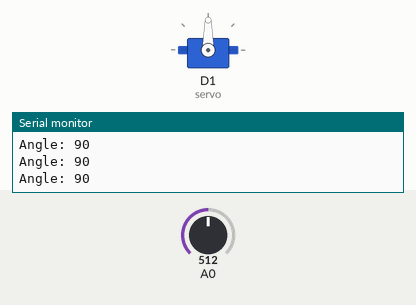
The sketch below on a simulated ESP8266 (NodeMCU). On the bench: servo, the last lines printed to the serial monitor. Inputs (shaded band) come from the test bench; at power-on: A0 = 512.

Above: at 1.2 s.
1.3 s: A0 set to 716
At 1.8 s:
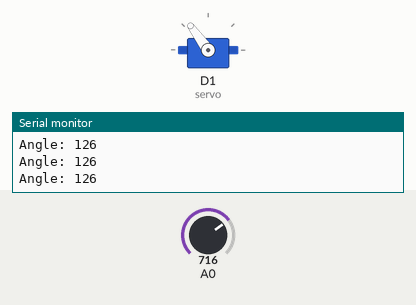
2.8 s: A0 set to 900
At 3.2 s:
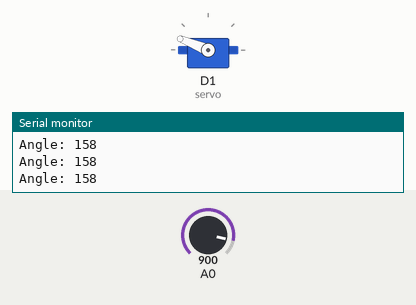
4.3 s: A0 set to 1023
At 5.5 s:
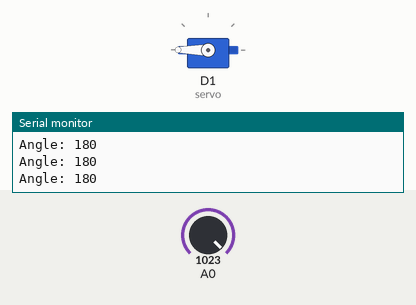
5.8 s: A0 set to 306
At 7.0 s:
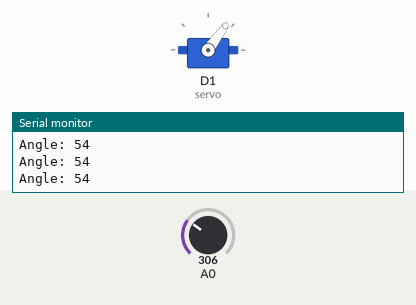
7.3 s: A0 set to 122
At 8.4 s:
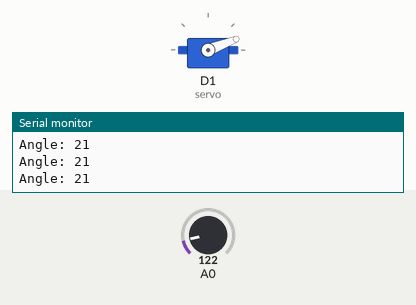
8.8 s: A0 set to 511
At 9.8 s:
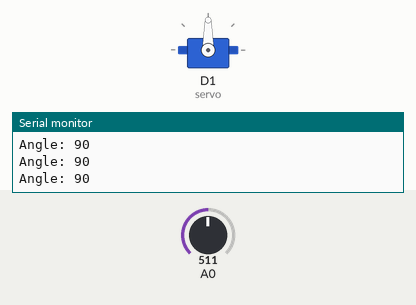
Timing chart, 0 to 11.3 s (numbered marks = the images above; inputs shaded):
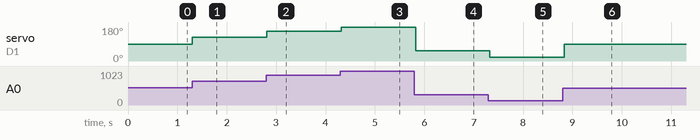

Measured:
- after the input at 1.3 s, servo on D1 (servo): 90° → 126° at once
- after the input at 2.8 s, servo on D1 (servo): 126° → 158° at once
- after the input at 4.3 s, servo on D1 (servo): 158° → 180° at once
- after the input at 5.8 s, servo on D1 (servo): 180° → 54° at once
- after the input at 7.3 s, servo on D1 (servo): 54° → 21° at once
- after the input at 8.8 s, servo on D1 (servo): 21° → 90° at once

The sketch:

Servo_potentiometer.ino
```cpp
/*
 * Credits: www.plusivo.com
 *
 * Lesson 14: Potentiometer and Servo Motor
 *
 * A new instruction used in this code is "analogRead(pin)". On the board
 * included in the kit, there is only one analog pin (A0) that is able to read
 * the voltage between 0 V and 3.3 V. However, "analogRead(pin)" returns a value
 * between 0 (0 V) and 1024 (3.3 V).
 *
 * Information about the connections can be found in the guide.
 *
 */

//the library "Servo.h" is used to control a servo motor using
//PWM technique
#include <Servo.h>

//declare a new object called servo
Servo servo;

void setup()
{
  //start the serial communication with the computer at 115200 bits/s
  Serial.begin(115200);

  //attach the servo on digital pin D1
  servo.attach(D1);
}

void loop()
{
  //read the value on pin A0
  //the pin is able to read a value between 0 and 1024 corresponding
  //to 0 V and 3.3 V
  int value = analogRead(A0);

  //remap the analog value to a new range (from 0 to 180) as the
  //servo can turn max 180 degrees.
  value = map(value, 0, 1024, 0, 180);

  //turn the servo motor accordingly to the angle stored in value
  servo.write(value);

  //print in Serial Monitor the current angle of the servo
  Serial.print("Angle: ");
  Serial.println(value);

  //pause the code for 50ms;
  delay(50);
}
```
